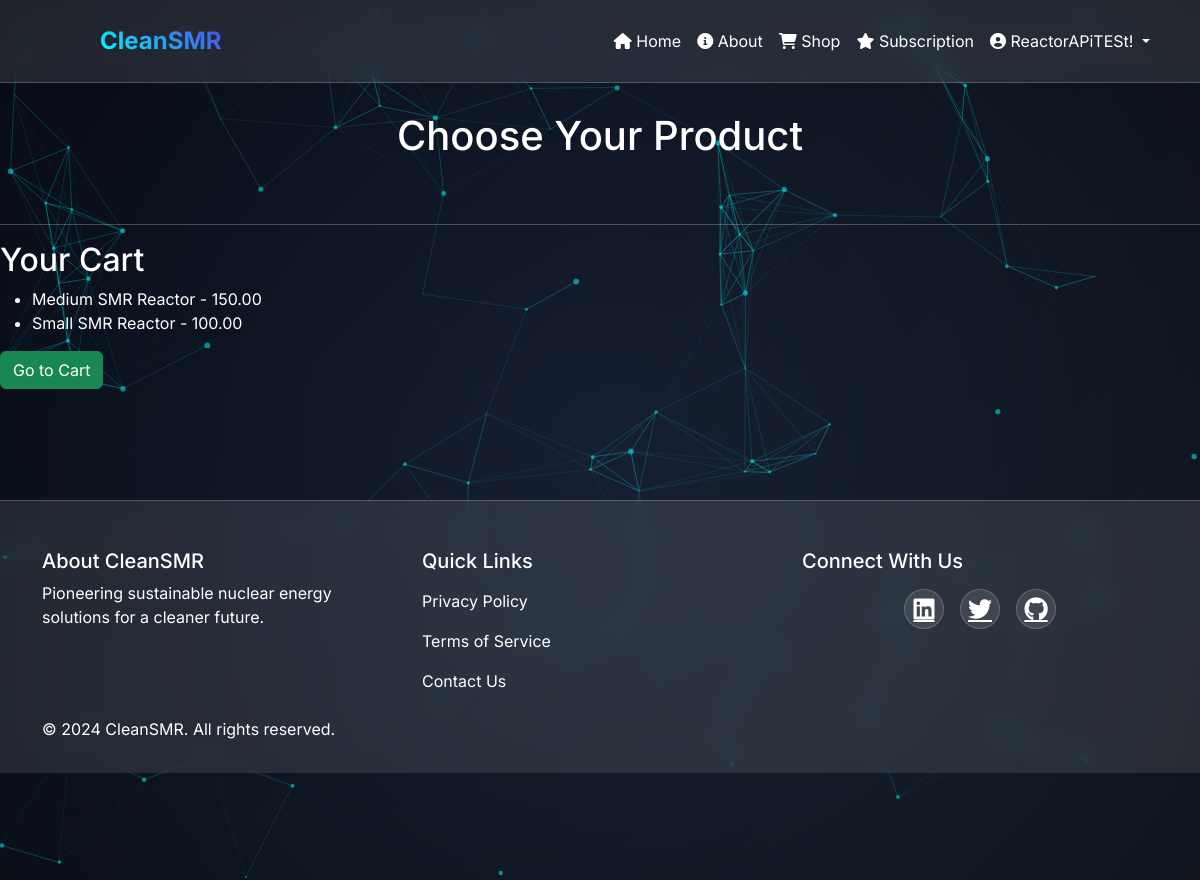
The page /website/shop/ (signed in) on the database its author committed.
### website/models.py (models this page shows, shortened)
class User(AbstractBaseUser, PermissionsMixin):
    email = models.EmailField(unique=True)
    username = models.CharField(max_length=100, unique=True)
    phone = models.CharField(max_length=15, unique=True)
    is_active = models.BooleanField(default=True)
    is_staff = models.BooleanField(default=False)
    date_joined = models.DateTimeField(default=timezone.now)
    last_login = models.DateTimeField(blank=True, null=True)
    two_factor_enabled = models.BooleanField(default=False)
    two_factor_secret = models.CharField(max_length=32, blank=True, null=True)
    objects = CustomUserManager()
    USERNAME_FIELD = 'username'
    EMAIL_FIELD = 'email'
    REQUIRED_FIELDS = ['email', 'phone']
    class Meta:
        verbose_name = 'User'
        verbose_name_plural = 'Users'

class Reactor(models.Model):
    user = models.OneToOneField(User, on_delete=models.CASCADE, null=True)
    name = models.CharField(max_length=100)
    description = models.TextField()
    price = models.DecimalField(max_digits=10, decimal_places=2)
    stripe_product_id = models.CharField(max_length=100, blank=True, null=True)

### website/views.py (the view, shortened to what this page needs)
# urls.py: path('shop/', views.reactor_shop, name='shop'),
@login_required
def reactor_shop(request):
    stripe.api_key = settings.STRIPE_SECRET_KEY
    products = stripe.Product.list()  # Retrieve all active products
    reactors = []
    cart, created = Cart.objects.get_or_create(user=request.user)
    cart_items = cart.items.all()
    return render(request, 'shop/reactor-shop.html', {
        'reactors': reactors,
        'cart_items': cart_items,
        'STRIPE_PUBLIC_KEY': settings.STRIPE_PUBLIC_KEY
    })

### website/templates/shop/reactor-shop.html (shortened to what this page needs)
{% extends 'base.html' %}
{% load static %}
{% block content %}
<div class="subscription-container">
    <h1 class="text-center mb-5">Choose Your Product</h1>
    <hr>
    <h2>Your Cart</h2>
    <div class="cart-section">
        {% if cart_items %}
        <ul>
            {% for item in cart_items %}
            <li>{{ item.name }} - {{ item.price }}</li>
            {% endfor %}
        </ul>
        <a href="{% url 'cart-view' %}" class="btn btn-success">Go to Cart</a>
        {% else %}
        <p>Your cart is empty.</p>
        {% endif %}
    </div>
</div>
{% endblock %}

### website/templates/base.html (shortened to what this page needs)
{% load static %}
<!DOCTYPE html>
<html lang="en">
<head>
    <link rel="stylesheet" href="https://cdnjs.cloudflare.com/ajax/libs/font-awesome/6.0.0/css/all.min.css">
    <link href="https://cdn.jsdelivr.net/npm/bootstrap@5.3.0/dist/css/bootstrap.min.css" rel="stylesheet">
    <link href="https://unpkg.com/aos@2.3.1/dist/aos.css" rel="stylesheet">
    <link rel="stylesheet" href="{% static 'css/styles.css' %}">
    <link rel="stylesheet" href="{% static 'css/about.css' %}">
</head>
<body>
    <div id="particles-js"></div>
    <header class="glass-nav">
        <div class="container">
            <nav class="navbar navbar-expand-lg">
                <div class="navbar-brand" data-aos="fade-right">
                    <img src="{% static 'images/logo.png' %}" alt="CleanSMR" class="logo">
                    <span class="brand-text">CleanSMR</span>
                </div>
                <div class="collapse navbar-collapse" id="navbarNav">
                    <ul class="navbar-nav ms-auto">
                        <li class="nav-item" data-aos="fade-down" data-aos-delay="100">
                            <a class="nav-link hover-underline" href="{% url 'index' %}">
                                <i class="fas fa-home"></i> Home
                            </a>
                        </li>
                        <li class="nav-item" data-aos="fade-down" data-aos-delay="200">
                            <a class="nav-link hover-underline" href="{% url 'about' %}">
                                <i class="fas fa-info-circle"></i> About
                            </a>
                        </li>
                        <li class="nav-item" data-aos="fade-down" data-aos-delay="300">
                            <a class="nav-link hover-underline" href="{% url 'shop' %}">
                                <i class="fas fa-shopping-cart"></i> Shop
                            </a>
                        </li>
                        <li class="nav-item" data-aos="fade-down" data-aos-delay="400">
                            <a class="nav-link hover-underline" href="{% url 'subscription' %}">
                                <i class="fas fa-star"></i> Subscription
                            </a>
                        </li>
                        {% if user.is_authenticated %}
                        <li class="nav-item dropdown" data-aos="fade-down" data-aos-delay="500">
                            <a class="nav-link dropdown-toggle" href="#" id="navbarDropdown" role="button" data-bs-toggle="dropdown" aria-expanded="false">
                                <i class="fas fa-user-circle"></i> {{ user.username }}
                            </a>
                                </a></li>
                            </ul>
                        {% endif %}
                </div>
            </nav>
        </div>
    </header>
    <main class="main-content">
        {% block content %}{% endblock %}
    </main>
    <footer class="glass-footer">
        <div class="container">
            <div class="row">
                <div class="col-md-4" data-aos="fade-up">
                    <h5>About CleanSMR</h5>
                    <p>Pioneering sustainable nuclear energy solutions for a cleaner future.</p>
                </div>
                <div class="col-md-4" data-aos="fade-up" data-aos-delay="100">
                    <h5>Quick Links</h5>
                    <ul class="footer-links">
                        <li><a href="{% url 'index' %}">Privacy Policy</a></li>
                        <li><a href="{% url 'index' %}">Terms of Service</a></li>
                        <li><a href="{% url 'index' %}">Contact Us</a></li>
                    </ul>
                </div>
                <div class="col-md-4" data-aos="fade-up" data-aos-delay="200">
                    <h5>Connect With Us</h5>
                    <div class="social-links">
                        <a href="#" class="social-link"><i class="fab fa-linkedin"></i></a>
                        <a href="#" class="social-link"><i class="fab fa-twitter"></i></a>
                        <a href="#" class="social-link"><i class="fab fa-github"></i></a>
                    </div>
                </div>
            </div>
            <div class="footer-bottom">
                <p>&copy; 2024 CleanSMR. All rights reserved.</p>
            </div>
        </div>
    </footer>
</body>
</html>

### website/static/css/styles.css (style rules this page uses)
:root { --primary: #00ffff; --secondary: #4f46e5; --dark: rgb(15, 23, 42); --light: #ffffff; --glass: rgba(255, 255, 255, 0.1); --glass-border: rgba(255, 255, 255, 0.2); --transition: all 0.3s ease; }
html { scroll-behavior: smooth; scroll-padding-top: 80px; }
body { font-family: 'Inter', sans-serif; background: linear-gradient(135deg, var(--dark), #1e293b); color: var(--light); min-height: 100vh; position: relative; overflow-x: hidden; margin: 0; }
#particles-js { position: fixed; width: 100%; height: 100%; top: 0; left: 0; z-index: 0; }
.glass-nav { background: var(--glass); backdrop-filter: blur(10px); -webkit-backdrop-filter: blur(10px); border-bottom: 1px solid var(--glass-border); position: fixed; width: 100%; top: 0; z-index: 1000; transition: var(--transition); padding: 0.5rem 0; }
.navbar-brand { display: flex; align-items: center; gap: 1rem; }
.logo { height: 40px; width: auto; transition: transform 0.3s ease; }
.brand-text { font-size: 1.5rem; font-weight: 700; background: linear-gradient(45deg, var(--primary), var(--secondary)); -webkit-background-clip: text; background-clip: text; -webkit-text-fill-color: transparent; }
.nav-link { color: var(--light) !important; position: relative; padding: 0.5rem 1rem; transition: var(--transition); }
.hover-underline::after { content: ''; position: absolute; width: 0; height: 2px; bottom: 0; left: 50%; background: var(--primary); transition: var(--transition); }
.main-content { margin-top: 80px; padding: 2rem 0; min-height: calc(100vh - 80px - 300px); position: relative; z-index: 1; }
.glass-footer { background: var(--glass); backdrop-filter: blur(10px); border-top: 1px solid var(--glass-border); padding: 3rem 0 1rem; position: relative; z-index: 1; }
.footer-links { list-style: none; padding: 0; }
.footer-links a { color: var(--light); text-decoration: none; transition: var(--transition); display: block; padding: 0.5rem 0; }
.social-links { display: flex; gap: 1rem; }
.social-link { color: var(--light); font-size: 1.5rem; transition: var(--transition); width: 40px; height: 40px; display: flex; align-items: center; justify-content: center; border-radius: 50%; background: var(--glass); border: 1px solid var(--glass-border); }

### website/static/css/about.css (style rules this page uses)
.social-links { display: flex; justify-content: center; gap: 1rem; margin-top: 1rem; }

### rows shown on the page
User: username "ReactorAPiTESt!"
Reactor: name "Medium SMR Reactor", price "150.00"
Reactor: name "Small SMR Reactor", price "100.00"
